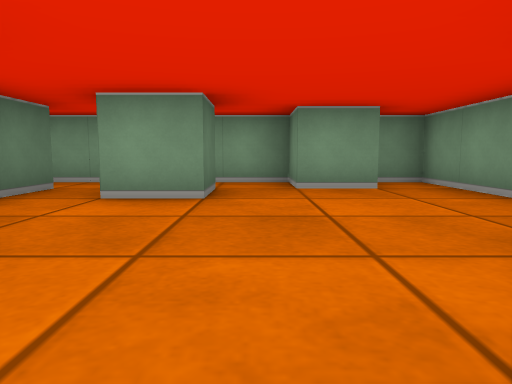
view 1 (above)

20 first-person views from a walk through a cub3D level. The camera is about half as high as the walls, tilts 6° down and sees 70° across. The floor is counted in squares. Each view is taken from the middle of a square. On the plan, view 1 faces up. The plan holds only what a view shows up to about 9 squares ahead; the rest is blank.

view 2
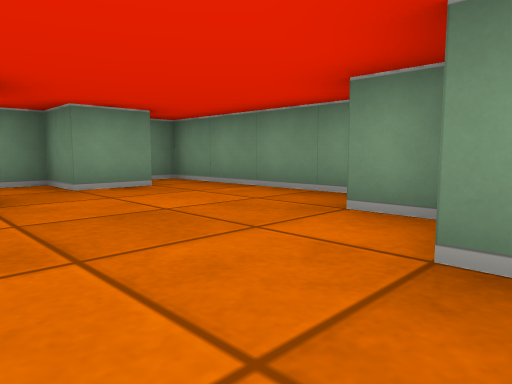

view 3
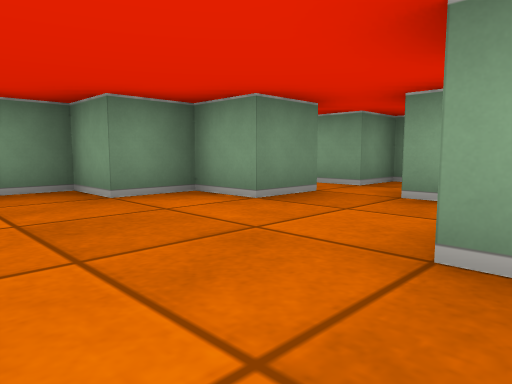

view 4
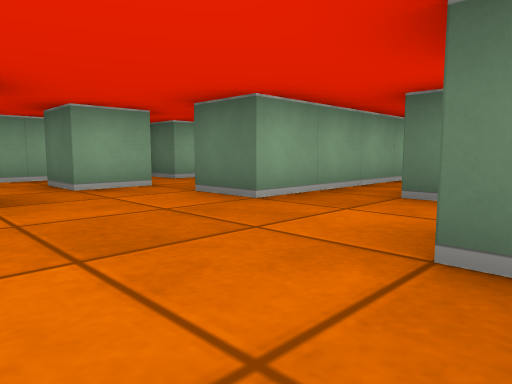

view 5
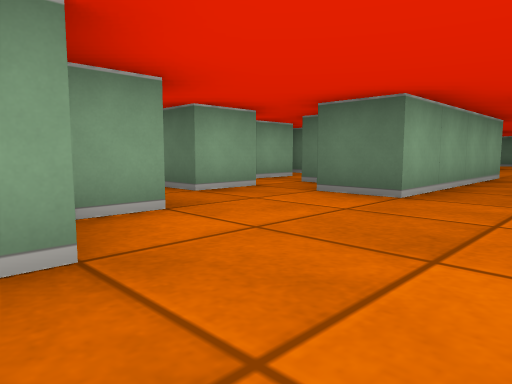

view 6
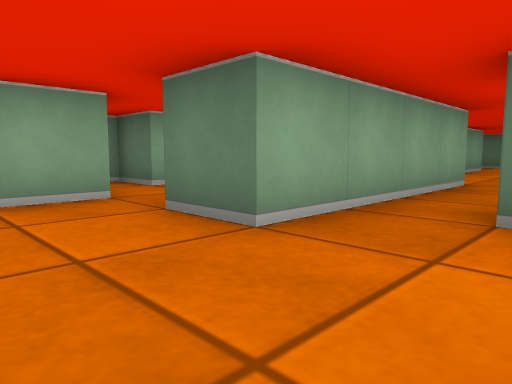

view 7
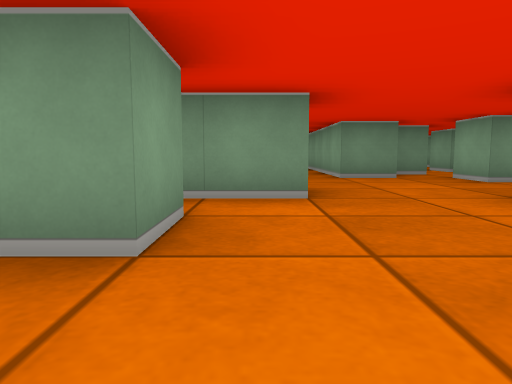

view 8
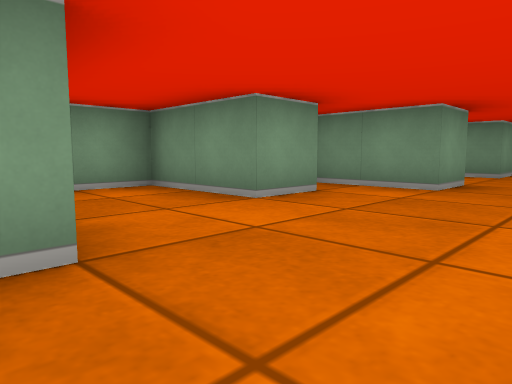

view 9
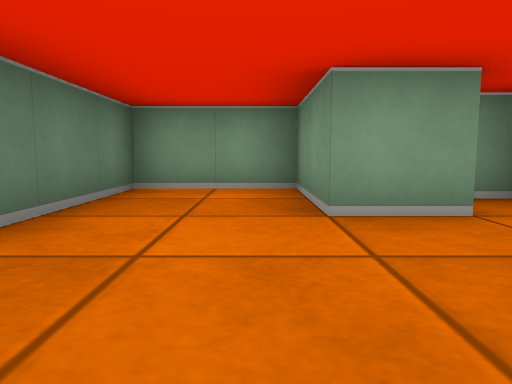

view 10
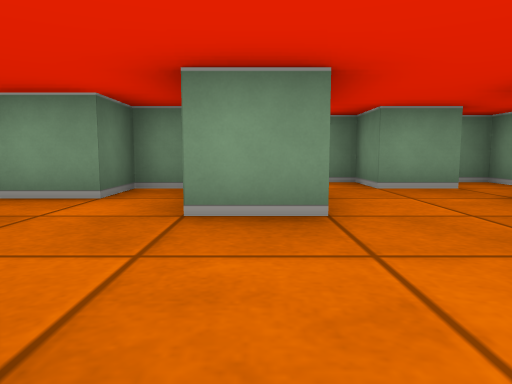

view 11
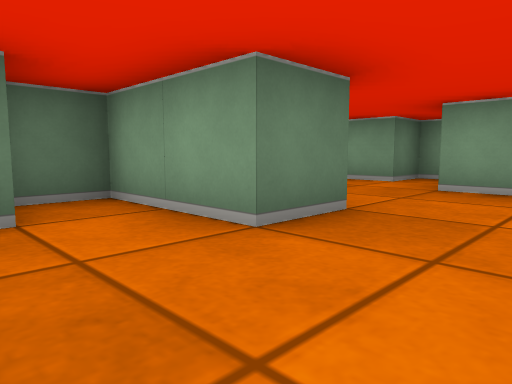

view 12
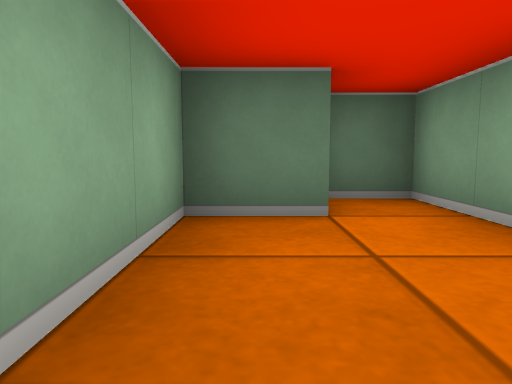

view 13
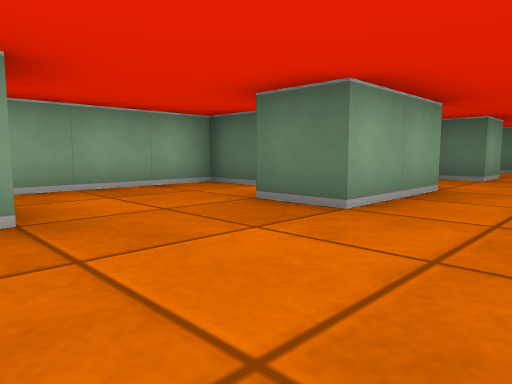

view 14
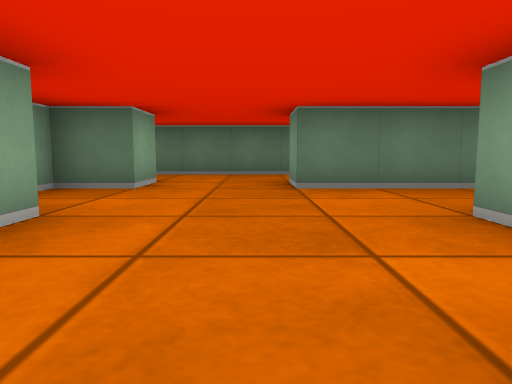

view 15
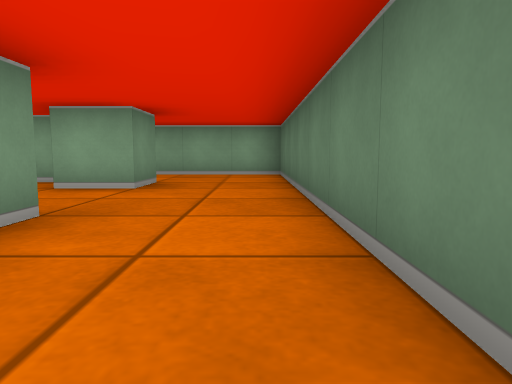

view 16
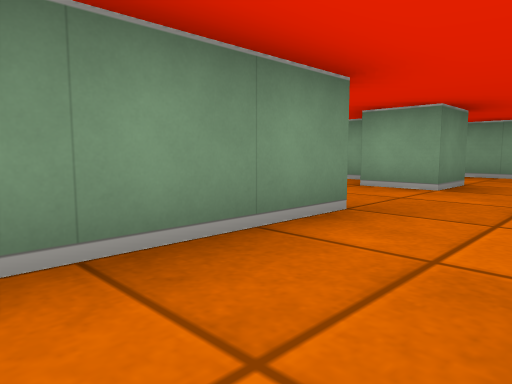

view 17
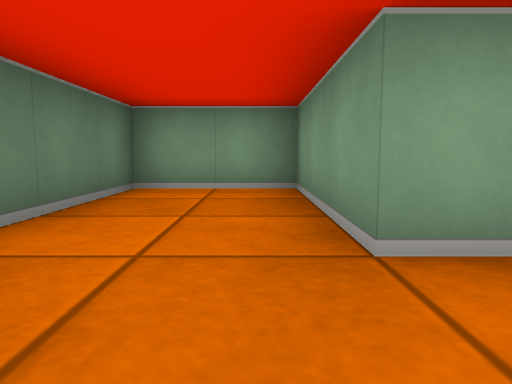

view 18
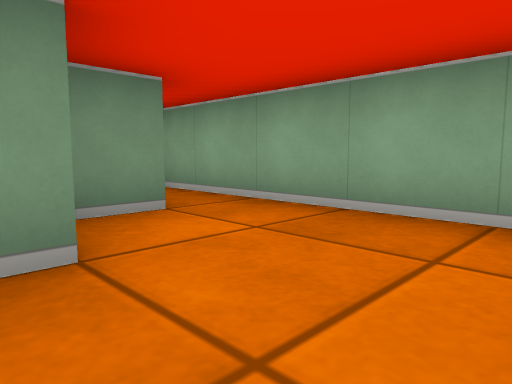

view 19
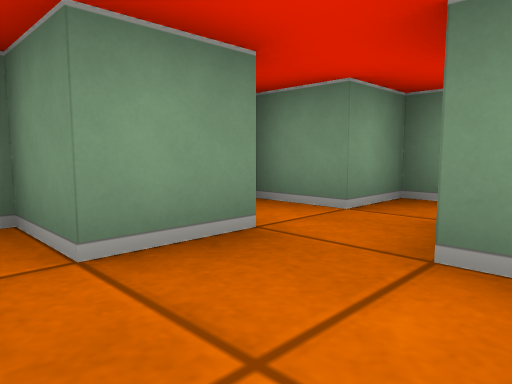

view 20
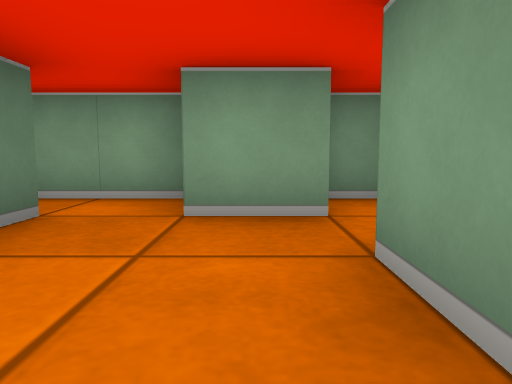

### Floor plan
Ten units are one square. View 1 is at (0, 0); x grows to the right and y downward. Boxes are objects, and circles mark ways between rooms. Rooms are numbered by the first view taken in them; rooms with no view inside come last. Other rooms are left out.
<svg viewBox="-160 -60 190 90">
<path fill="none" stroke="#000" d="M5 6 5 -5 15 -5 15 -15 25 -15 25 -55 18 -55M-16 5 -5 5 -5 15M-25 -15 -15 -15 -15 -5M-5 -45 -5 -35 -15 -35M16 -45 5 -45 5 -55 -6 -55M-35 15 -25 15 -25 25 5 25 5 15 12 15M-25 -45 -25 -25M-22 -55 -31 -55M-74 -25 -85 -25 -85 -45 -95 -45 -95 -35 -105 -35 -105 -55 -125 -55 -125 -25 -135 -25M-75 -45 -75 -40M-66 5 -55 5M-55 -4 -55 -15 -25 -15M-106 -5 -85 -5 -85 5 -105 5 -105 14M-45 -25 -55 -25 -55 -35M-54 -45 -65 -45 -65 -55 -81 -55M-95 14 -95 25 -69 25M-45 6 -45 -1M-125 5 -116 5M-34 -45 -45 -45 -45 -55 -54 -55M-135 -5 -125 -5M-135 -25 -135 -55 -155 -55 -155 25 -108 25M-135 6 -135 -5M-125 16 -125 8"/>
<circle cx="-30" cy="-20" r="3" fill="#2a7"/>
<circle cx="-130" cy="-15" r="3" fill="#2a7"/>
<text x="0" y="-10">1</text>
<text x="-80" y="-20">2</text>
<text x="-140" y="-10">3</text>
</svg>
Room 1 opens to room 2. Room 2 opens to room 3.

Where each view was taken, in squares from view 1:
view 1: 0 up, 0 right, facing up
view 2: 0 up, 1 left, facing up-right
view 3: 3 up, 2 left, facing down-right
view 4: 4 up, 1 right, facing down-left
view 5: 3 up, 2 right, facing down-left
view 6: 3 up, 0 right, facing down-left
view 7: 3 up, 12 left, facing right
view 8: 1 up, 13 left, facing up-right
view 9: 1 up, 11 left, facing up
view 10: 0 up, 8 left, facing up
view 11: 2 down, 7 left, facing up-left
view 12: 2 down, 7 left, facing left
view 13: 2 up, 6 left, facing down-left
view 14: 2 up, 8 left, facing left
view 15: 5 up, 15 left, facing down
view 16: 5 up, 15 left, facing down-right
view 17: 1 up, 14 left, facing up
view 18: 0 up, 15 left, facing down-right
view 19: 3 up, 7 left, facing up-right
view 20: 2 up, 6 left, facing up
